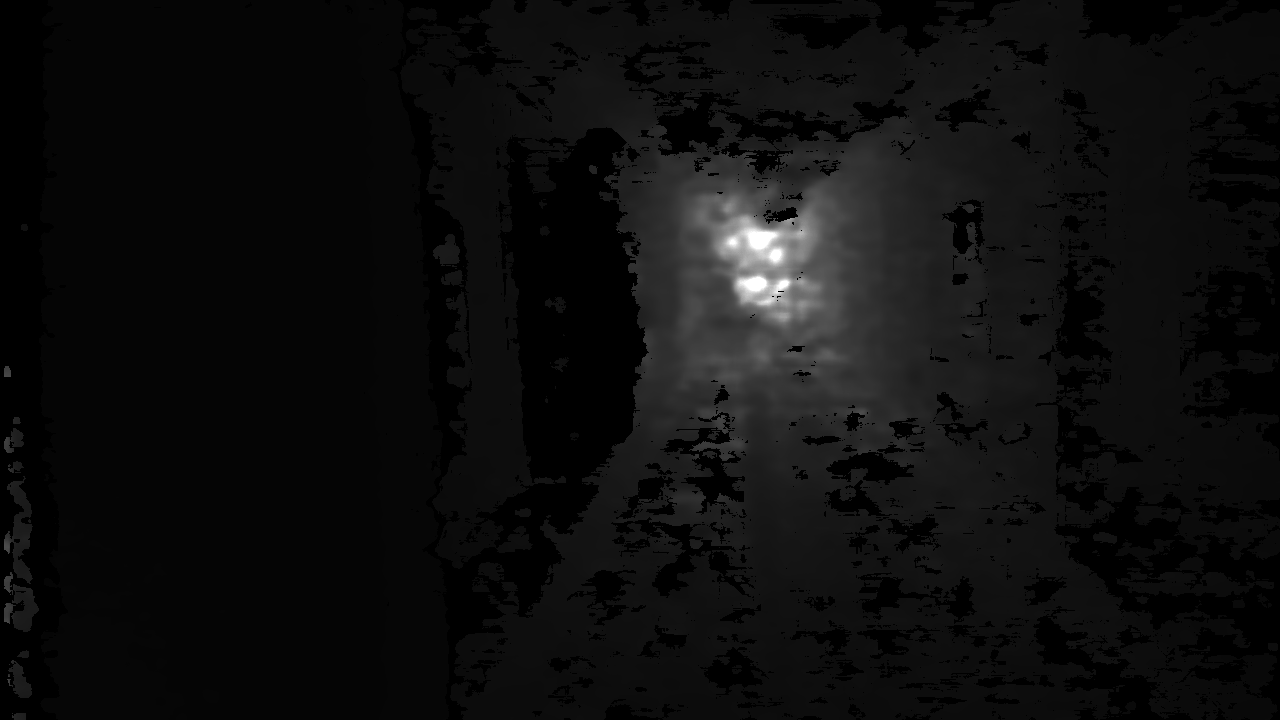
#> input picture depth_1000.png, 1280 x 720 px
$ python main-0.py .. ..
#> lines starting #> are read from the running program, lines starting #| are printed output that depends on the picture
#!/usr/bin/env python3

import os
import sys
import numpy as np
import cv2
import open3d as o3d
from scipy.spatial import cKDTree

def numpy_to_pointcloud(points_np, colors_np):
    """
    Convert numpy arrays of points and colors to an open3d PointCloud object.

    Parameters:
    - points_np (numpy.ndarray): The 3D points.
    - colors_np (numpy.ndarray): The associated colors.

    Returns:
    - o3d.geometry.PointCloud: The PointCloud object.
    """
    pcd = o3d.geometry.PointCloud()
    pcd.points = o3d.utility.Vector3dVector(points_np)
    pcd.colors = o3d.utility.Vector3dVector(colors_np / 255.0)  # Normalize to [0,1]

    return pcd

def downsample_pointcloud_with_colors(pcd, colors, voxel_size=0.05):
    """
    Downsample the point cloud and associated colors using voxel grid downsampling.

    Parameters:
    - pcd (o3d.geometry.PointCloud): The input point cloud.
    - colors (numpy.ndarray): The associated colors.
    - voxel_size (float): Size of the voxel to use for downsampling.

    Returns:
    - tuple: The downsampled point cloud and downsampled colors.
    """
    down_pcd = pcd.voxel_down_sample(voxel_size)
    down_colors = np.asarray(down_pcd.colors) * 255
    down_colors = down_colors.astype(np.uint8)
    return down_pcd, down_colors

# [32 lines left out: function compute_fpfh_color_descriptor_optimized, not called in this run]


def load_image_pairs(color_folder, depth_folder):
    """
    Load image pairs from specified color and depth folders.
    Assumes that for each color image there's a corresponding depth image with the same name.
    """
    color_images = sorted([os.path.join(color_folder, f) for f in os.listdir(color_folder)])
    depth_images = sorted([os.path.join(depth_folder, f) for f in os.listdir(depth_folder)])

    return list(zip(color_images, depth_images))

def generate_colored_point_cloud(color_img_path, depth_img_path, color_camera_info, depth_camera_info):

#> called with color_img_path = '../depth_1000.png', depth_img_path = '../depth_1000.png'
    print("Generating point cloud")
    # Load the color and depth images
    color_img = cv2.imread(color_img_path, cv2.IMREAD_COLOR)
#> color_img is the input picture: shape (720, 1280, 3); min 0, max 255, mean 14.1
    depth_img = cv2.imread(depth_img_path, cv2.IMREAD_ANYDEPTH)
#> depth_img: shape (720, 1280) uint16; min 0, max 65535, mean 3730.3

    # Extract camera matrices and distortion coefficients
    K_color = np.array(color_camera_info["K"])
    D_color = np.array(color_camera_info["D"])

    K_depth = np.array(depth_camera_info["K"])
    D_depth = np.array(depth_camera_info["D"])

    # Undistort images
    color_img_undistorted = cv2.undistort(color_img, K_color, D_color)
    depth_img_undistorted = cv2.undistort(depth_img, K_depth, D_depth)

    # Generate 3D points from depth image
    points = []
    colors = []
    for v in range(depth_img_undistorted.shape[0]):
        for u in range(depth_img_undistorted.shape[1]):
            depth = depth_img_undistorted[v, u]
            if depth == 0:  # Skip if no depth
                continue

            # Project (u, v, depth) to 3D space
            x = (u - K_depth[0, 2]) * depth / K_depth[0, 0]
            y = (v - K_depth[1, 2]) * depth / K_depth[1, 1]
            z = depth

            # Get color from color image
            color = color_img_undistorted[v, u]
            colors.append(color)
            points.append([x, y, z])
#> after the loop, colors = 722759 items; points = 722759 items

    # Convert to numpy arrays
    points_np = np.array(points)
    colors_np = np.array(colors)

    return points_np, colors_np


# [46 lines left out: functions select_frame_optimized, estimate_normals, not called in this run]


def main_updated(color_folder, depth_folder):
    image_pairs = load_image_pairs(color_folder, depth_folder)
    reference_frame = image_pairs[0]

    # Camera Info (from your provided code)
    color_camera_info = {
        "K": [
            [929.994628906, 0.0, 643.123168945],
            [0.0, 929.571960449, 356.984924316],
            [0.0, 0.0, 1.0]
        ],
        "D": [0.0, 0.0, 0.0, 0.0, 0.0]
    }
    depth_camera_info = {
        "K": [
            [937.661193848, 0.0, 612.535644531],
            [0.0, 937.661193848, 364.03213501],
            [0.0, 0.0, 1.0]
        ],
        "D": [0.0, 0.0, 0.0, 0.0, 0.0]
    }

    for current_frame in image_pairs[1:]:
        current_points, current_colors = generate_colored_point_cloud(current_frame[0], current_frame[1], color_camera_info, depth_camera_info)
        reference_points, reference_colors = generate_colored_point_cloud(reference_frame[0], reference_frame[1], color_camera_info, depth_camera_info)
#> call 2 of generate_colored_point_cloud, with color_img_path = '../color_1000.png', depth_img_path = '../color_1000.png'
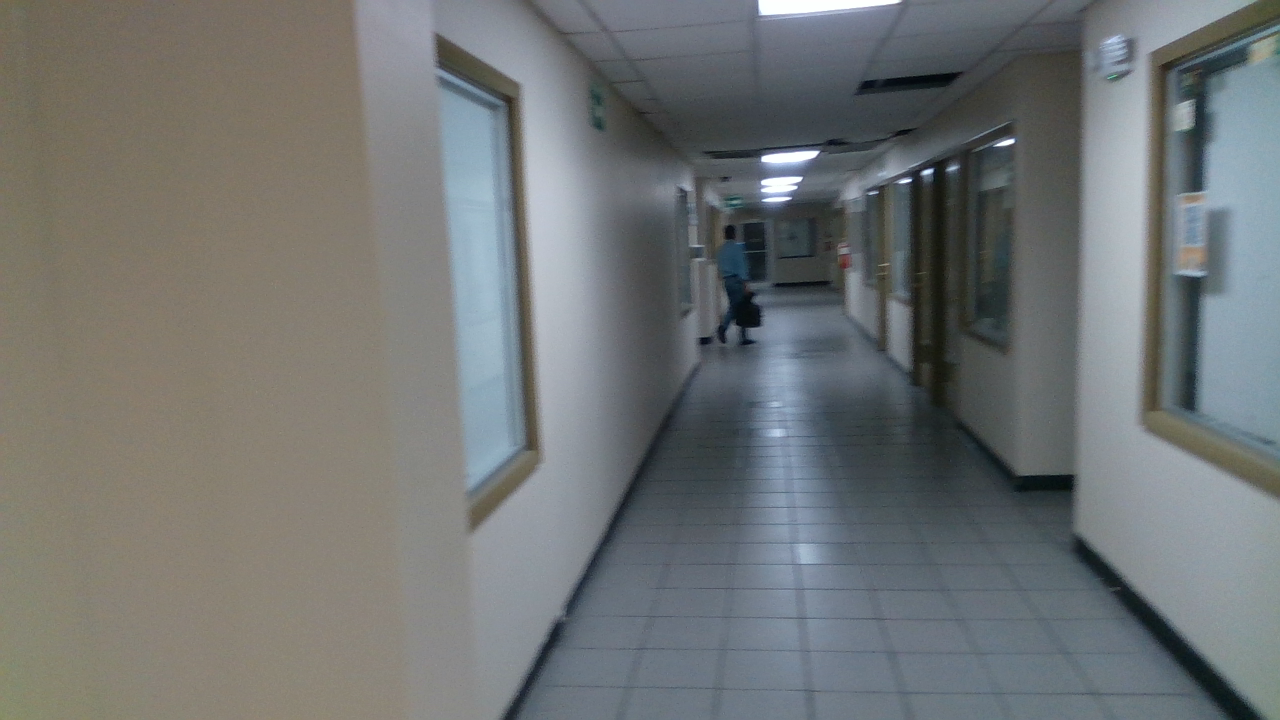
#> input picture color_1000.png, 1280 x 720 px
#> in generate_colored_point_cloud, color_img is the input picture: shape (720, 1280, 3); mean B, G, R 115.9, 116.1, 112.8
#> in generate_colored_point_cloud (call 2), `depth_img = cv2.imread(depth_img_path, cv2.IMREAD_ANYDEPTH)`:
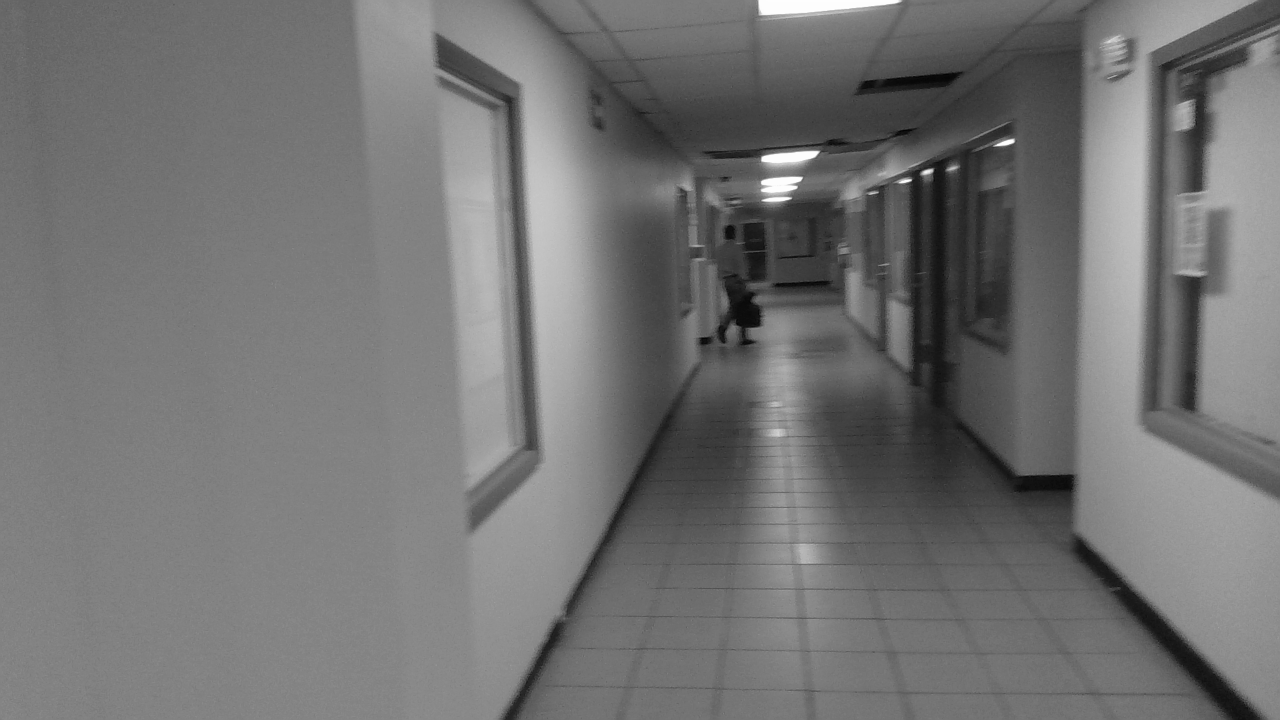
#> depth_img: shape (720, 1280); min 2, max 254, mean 114.6
#> after the loop in generate_colored_point_cloud (call 2), `for v in range(depth_img_undistorted.shape[0]):`: colors = 921600 items

        # Convert numpy arrays to PointCloud objects
        current_pcd = numpy_to_pointcloud(current_points, current_colors)
        reference_pcd = numpy_to_pointcloud(reference_points, reference_colors)

        # Downsample the point clouds and their colors
        voxel_size = 2 # Adjust as needed
        current_pcd_downsampled, current_colors_downsampled = downsample_pointcloud_with_colors(current_pcd, current_colors, voxel_size)
        reference_pcd_downsampled, reference_colors_downsampled = downsample_pointcloud_with_colors(reference_pcd, reference_colors, voxel_size)

        # Estimate normals for the downsampled point clouds
        current_pcd_downsampled = estimate_normals(current_pcd_downsampled)
        reference_pcd_downsampled = estimate_normals(reference_pcd_downsampled)

        if select_frame_optimized((current_pcd_downsampled, current_colors_downsampled), (reference_pcd_downsampled, reference_colors_downsampled)):
            reference_frame = current_frame
            print(f"New reference frame selected: {reference_frame[0]}")
        else:
            print("Frame not selected")


if __name__ == "__main__":
    if len(sys.argv) != 3:
        print("Usage: ./main.py <path_to_color_images> <path_to_depth_images>")
        sys.exit(1)

    color_folder = sys.argv[1]
    depth_folder = sys.argv[2]
    main_updated(color_folder, depth_folder)
#> (the call stopped at in downsample_pointcloud_with_colors, `down_colors = np.asarray(down_pcd.colors) * 255`: open3d is not available in this run)
